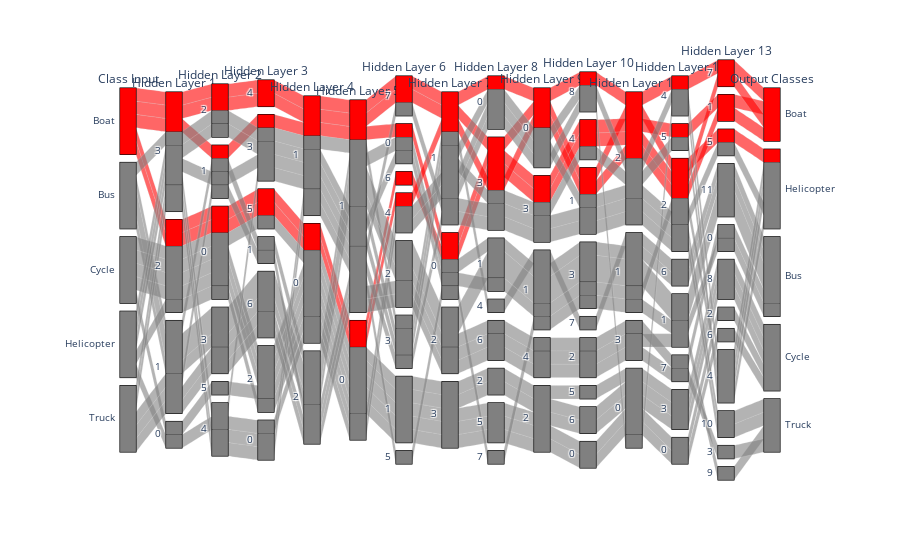

Write notebook code for a chart like this one.
### Code cell
#CLASSE 0
color = pd.DataFrame(classes,columns=['Class']);
colorscale =[[0, 'red'],[0.5, 'gray'],[0.7,'gray'],[0.9,'gray'],[1,'gray']];

fig=px.parallel_categories(dfTot,dimensions=['Class','L1 C1','L2 C1','L3 C1', 
                                             'L4 C1','L5 C1','L6 C1','L7 C1','L8 C1',
                                             'L9 C1','L10 C1','L11 C1','L12 C1'
,'L13 C1','class'],
 labels={'Class':'Class Input','L1 C1':'Hidden Layer 1','L2 C1':'Hidden Layer 2',
         'L3 C1':'Hidden Layer 3','L4 C1':'Hidden Layer 4',
         'L5 C1':'Hidden Layer 5','L6 C1':'Hidden Layer 6',
         'L7 C1':'Hidden Layer 7','L8 C1':'Hidden Layer 8',
         'L9 C1':'Hidden Layer 9','L10 C1':'Hidden Layer 10',
         'L11 C1':'Hidden Layer 11','L12 C1':'Hidden Layer 12',
         'L13 C1':'Hidden Layer 13',
         'class':'Output Classes'},color=classes,color_continuous_scale=colorscale)
fig.update(layout_coloraxis_showscale=False)
fig

### Figure 1 — Plotly figure (JSON) as saved in the notebook; plotly's stock layout.template omitted (floating-point values rounded to 4 significant figures)
{"data": [{"dimensions": [{"label": "Class Input", "values": ["Boat", "Boat", "Boat", "Boat", "Boat", "Bus", "Bus", "Bus", "Bus", "Bus", "Cycle", "Cycle", "Cycle", "Cycle", "Cycle", "Helicopter", "Helicopter", "Helicopter", "Helicopter", "Helicopter", "Truck", "Truck", "Truck", "Truck", "Truck"]}, {"label": "Hidden Layer 1", "values": [3, 3, 2, 3, 2, 1, 1, 1, 3, 1, 2, 2, 2, 2, 0, 0, 3, 3, 3, 2, 3, 3, 1, 1, 1]}, {"label": "Hidden Layer 2", "values": [2, 1, 0, 2, 0, 1, 3, 3, 2, 3, 0, 0, 0, 0, 5, 4, 1, 2, 4, 0, 4, 4, 1, 3, 3]}, {"label": "Hidden Layer 3", "values": [4, 3, 5, 4, 5, 1, 6, 6, 3, 6, 5, 2, 2, 2, 2, 0, 3, 3, 3, 2, 0, 0, 1, 6, 6]}, {"label": "Hidden Layer 4", "values": [1, 1, 0, 1, 0, 2, 2, 2, 1, 2, 0, 0, 0, 0, 0, 0, 1, 1, 1, 0, 1, 1, 2, 2, 2]}, {"label": "Hidden Layer 5", "values": [1, 1, 0, 1, 0, 1, 1, 1, 1, 1, 0, 0, 0, 0, 0, 0, 1, 1, 1, 0, 1, 1, 1, 1, 1]}, {"label": "Hidden Layer 6", "values": [7, 0, 6, 7, 4, 0, 2, 2, 3, 2, 1, 1, 1, 1, 1, 4, 0, 3, 3, 4, 3, 7, 5, 2, 2]}, {"label": "Hidden Layer 7", "values": [1, 0, 0, 1, 1, 0, 2, 2, 1, 2, 3, 3, 3, 3, 3, 1, 0, 1, 1, 1, 1, 1, 0, 2, 2]}, {"label": "Hidden Layer 8", "values": [0, 3, 3, 3, 3, 1, 1, 1, 4, 6, 2, 5, 2, 5, 5, 0, 1, 0, 3, 0, 3, 3, 7, 6, 6]}, {"label": "Hidden Layer 9", "values": [0, 3, 3, 0, 0, 1, 1, 1, 1, 4, 2, 2, 2, 2, 2, 0, 1, 0, 3, 0, 3, 3, 1, 4, 4]}, {"label": "Hidden Layer 10", "values": [8, 4, 4, 1, 1, 3, 3, 3, 7, 2, 5, 6, 6, 0, 0, 8, 3, 8, 4, 1, 1, 1, 3, 2, 2]}, {"label": "Hidden Layer 11", "values": [2, 2, 2, 2, 2, 1, 1, 1, 1, 3, 0, 0, 0, 0, 0, 0, 1, 2, 2, 2, 2, 2, 1, 3, 3]}, {"label": "Hidden Layer 12", "values": [4, 5, 2, 2, 2, 6, 1, 1, 6, 7, 3, 3, 3, 0, 0, 4, 2, 4, 5, 2, 2, 2, 1, 7, 1]}, {"label": "Hidden Layer 13", "values": [7, 1, 7, 5, 1, 11, 11, 11, 11, 0, 8, 8, 8, 2, 6, 4, 4, 4, 4, 5, 10, 10, 0, 3, 9]}, {"label": "Output Classes", "values": ["Boat", "Boat", "Boat", "Helicopter", "Boat", "Bus", "Bus", "Bus", "Bus", "Bus", "Cycle", "Cycle", "Cycle", "Cycle", "Cycle", "Helicopter", "Helicopter", "Helicopter", "Helicopter", "Helicopter", "Truck", "Truck", "Bus", "Truck", "Truck"]}], "domain": {"x": [0, 1], "y": [0, 1]}, "line": {"color": [0, 0, 0, 0, 0, 0.5, 0.5, 0.5, 0.5, 0.5, 0.7, 0.7, 0.7, 0.7, 0.7, 0.9, 0.9, 0.9, 0.9, 0.9, 1, 1, 1, 1, 1], "coloraxis": "coloraxis"}, "name": "", "type": "parcats"}], "layout": {"coloraxis": {"colorbar": {"title": {"text": "color"}}, "colorscale": [[0, "red"], [0.5, "gray"], [0.7, "gray"], [0.9, "gray"], [1, "gray"]], "showscale": false}, "legend": {"tracegroupgap": 0}, "margin": {"t": 60}}}
